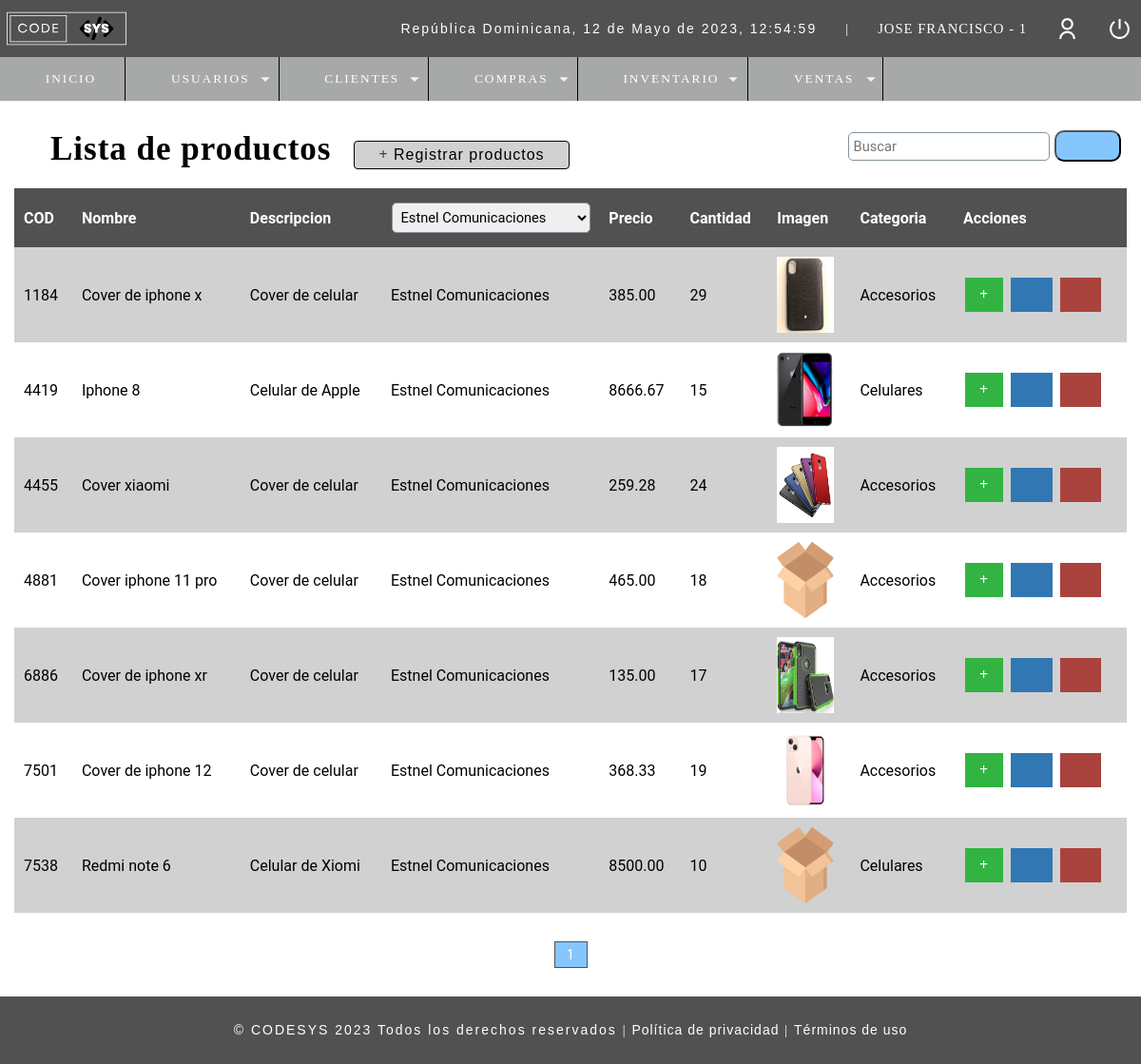
The app's page /buscar_productos.php?proveedor=2 (signed in), older data.
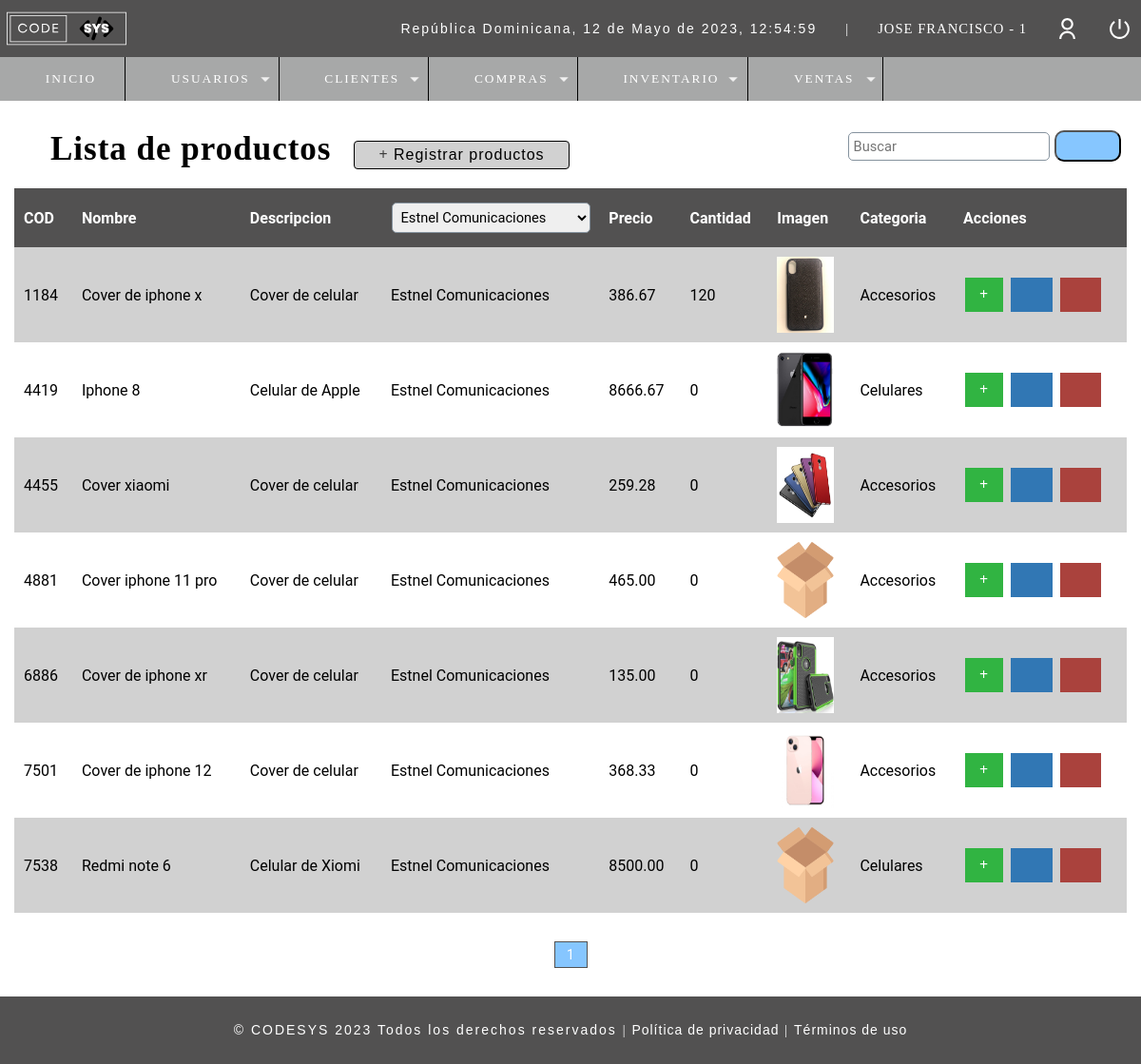
The same page, newer data.
### tables this page shows
CREATE TABLE `t_producto` (
  `Cod_Producto` int(11) NOT NULL,
  `Nombre` varchar(50) NOT NULL,
  `Descripcion` varchar(100) DEFAULT NULL,
  `Proveedor` int(11) DEFAULT NULL,
  `Precio_Unitario` decimal(10,2) DEFAULT NULL,
  `Cantidad` int(11) NOT NULL,
  `Fecha_Registro` datetime NOT NULL DEFAULT current_timestamp(),
  `Costo` decimal(50,0) NOT NULL,
  `Imagen` text DEFAULT NULL,
  `ID_Usuario` int(11) NOT NULL,
  `ID_Estado` int(11) NOT NULL,
  `ID_Categoria` int(11) NOT NULL
);

CREATE TABLE `t_proveedor` (
  `ID_Proveedor` int(11) NOT NULL,
  `Proveedor` varchar(50) DEFAULT NULL,
  `Cod_Usuario` int(11) NOT NULL,
  `Fecha_Registro` datetime NOT NULL DEFAULT current_timestamp(),
  `Contacto` varchar(50) DEFAULT NULL,
  `Telefono` varchar(15) DEFAULT NULL,
  `Direccion` varchar(100) DEFAULT NULL,
  `ID_Estado` int(11) NOT NULL
);

CREATE TABLE `t_categoria` (
  `ID_Categoria` int(11) NOT NULL,
  `Nombre_Categoria` varchar(50) NOT NULL,
  `Descripcion` varchar(100) NOT NULL
);

### Include/navbar.php (called while the page is built, shortened)
<?php
	include("./Database/conn_backend.php");
	$usuario = $_SESSION['Usuario'];
	$sql_get = mysqli_query($conn,
	"SELECT (u.Rol) as ID_Rol, (r.Rol) as Rol
		FROM t_usuario u
		INNER JOIN t_rol r
		ON u.Rol = r.ID_Rol WHERE Usuario='$usuario'");
	while($mostrar_user = mysqli_fetch_array($sql_get)){
		$idrol = $mostrar_user['ID_Rol'];
	}
?>

### Controllers/u_buscarProd.controller.php (called while the page is built, shortened)
<?php
include("./Database/conn_backend.php");
if(!empty($_REQUEST['proveedor'])){
    $search_proveedor = $_REQUEST['proveedor'];
    $where = "prod.Proveedor LIKE $search_proveedor AND prod.ID_Estado=1";
}
$paginas = 50;
if(empty($_GET['pagina'])){
    $pagina = 1;
}else{
    $pagina = $_GET['pagina'];
}
$from = ($pagina - 1) * $paginas;
$sql = "SELECT prod.Cod_Producto, prod.Nombre, prod.Descripcion, prov.Proveedor, prod.Precio_Unitario, prod.Cantidad, prod.Costo, prod.Imagen, e.Estado, ca.Nombre_Categoria
            FROM t_producto prod
            INNER JOIN t_estado e
            INNER JOIN t_proveedor prov
            INNER JOIN t_categoria ca
            ON prod.ID_Estado = e.ID_Estado
            AND prod.Proveedor = prov.ID_Proveedor
            AND prod.ID_Categoria = ca.ID_Categoria
            WHERE $where
            ORDER BY prod.Cod_Producto ASC
            LIMIT $from,$paginas";
$result = mysqli_query($conn, $sql);
?>

### buscar_productos.php (the view, shortened to what the changed rows need)
<?php
        include_once("Include/plantilla_Cabeza.php");
        include("Controllers/u_buscarProd.controller.php");
?>
<br>
<br>
<head>
    <link rel="stylesheet" href="css/style.css">
</head>
<section id="container">
    <div class="r_user">
	<h1><i class="fa-solid fa-tag" style="color: #000;"></i> Lista de productos</h1>
    <div class="containerTableResponsive">
    <table>
        <thead class="table">
        <tr>
            <th>COD</th>
            <th>Nombre</th>
            <th>Descripcion</th>
            <th>
                <select name="proveedor" id="search_proveedor" class="form-select form-select-lg mb-1" aria-label=".form-select-lg example">
                    <?php
                        $pro = 0;
                        if(!empty($_REQUEST['proveedor'])){
                            $pro = $_REQUEST['proveedor'];
                        }
                        include("Database/conn_backend.php");
                        $getProveedor = "SELECT ID_Proveedor, Proveedor FROM t_proveedor";
                        $queryProveedor = mysqli_query($conn, $getProveedor);
                        $resultado = mysqli_num_rows($queryProveedor);
                        if($resultado > 0){
                            while($row = mysqli_fetch_array($queryProveedor)){
                                if($pro == $row['ID_Proveedor']){ ?>
                                    <option name="ID_Proveedor" value="<?= $row['ID_Proveedor']?>" selected><?php echo $row['Proveedor']?></option>
                                <?php }else{ ?>
                                    <option name="ID_Proveedor" value="<?= $row['ID_Proveedor']?>"><?php echo $row['Proveedor']?></option>
                                <?php }
                            }}?>
                </select>
            </th>
            <th>Precio</th>
            <th>Cantidad</th>
            <th>Imagen</th>
            <th>Categoria</th>
            <th>Acciones</th>
        </tr>
        </thead>
        <tbody>
        <?php while($mostrar = mysqli_fetch_array($result)): ?>
        <tr class="row<?= $mostrar['Cod_Producto']; ?>">
            <td><?= $mostrar['Cod_Producto']; ?></td>
            <td><?= $mostrar['Nombre']; ?></td>
            <td><?= $mostrar['Descripcion']; ?></td>
            <td><?= $mostrar['Proveedor']; ?></td>
            <td class="celPrecio"><?= $mostrar['Precio_Unitario']; ?></td>
            <td class="celCantidad"><?= $mostrar['Cantidad']; ?></td>
            <td><img src="<?php echo 'assets/images/Uploads/'.$mostrar['Imagen'];?>" alt="Producto" height="80px" width="60px"></td>
            <td><?= $mostrar['Nombre_Categoria']; ?></td>
            <td>
                    <?php if($idrol != 4 && $idrol != 2){ ?>
                <a class="btn_append add_product" product="<?php echo $mostrar['Cod_Producto'];?>" href="#"><i class="fa-solid fa-plus" style="color: #fff;"></i></a>
                <a class="btn_edit" id="abrir_caja" href="u_productos.php?id=<?php echo $mostrar['Cod_Producto'];?>" data-bs-toggle="modal" data-bs-target="#btn_editar" ><i class="fa-solid fa-pen-to-square"></i></a>
                    <?php if($idrol != 3){ ?>
                <a class="btn_delete del_product" href="#" product="<?php echo $mostrar['Cod_Producto'];?>"><i class="fa-solid fa-trash"></i></a>
                    <?php }} ?>
            </td>
            <?php endwhile;?>
        </tr>
        </tbody>
    </table>
    </div>
    </div>
</section>
<?php include_once("Include/plantilla_pie.php");?>

Row changes from the older to the newer data that the page shows:
changed t_producto "Cover de iphone x": Precio_Unitario "385.00" → "386.67"; Cantidad "29" → "120"
changed t_producto "Iphone 8": Cantidad "15" → "0"
changed t_producto "Cover xiaomi": Cantidad "24" → "0"
changed t_producto "Cover iphone 11 pro": Cantidad "18" → "0"
changed t_producto "Cover de iphone xr": Cantidad "17" → "0"
changed t_producto "Cover de iphone 12": Cantidad "19" → "0"
changed t_producto "Redmi note 6": Cantidad "10" → "0"
